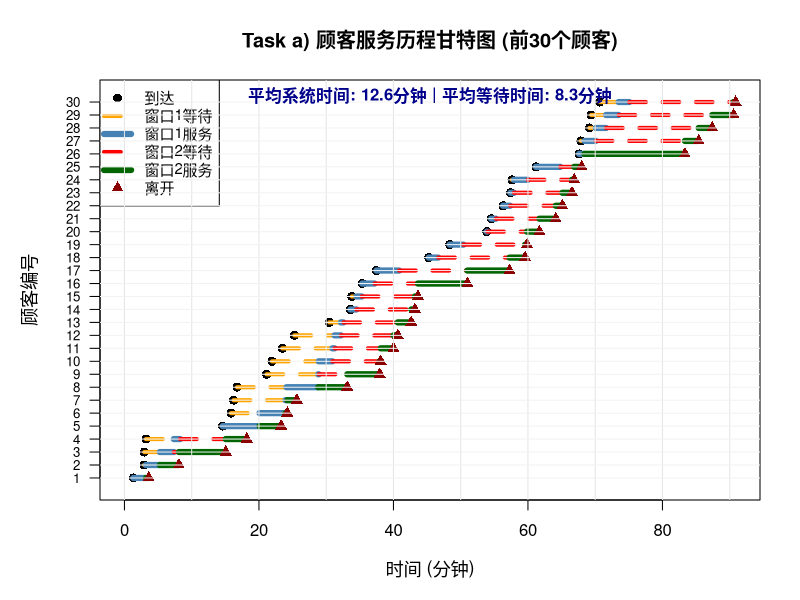
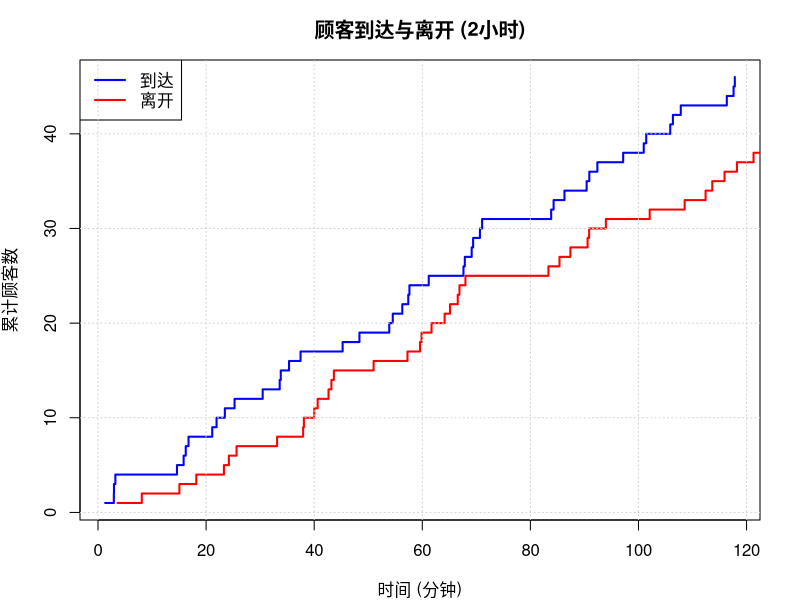
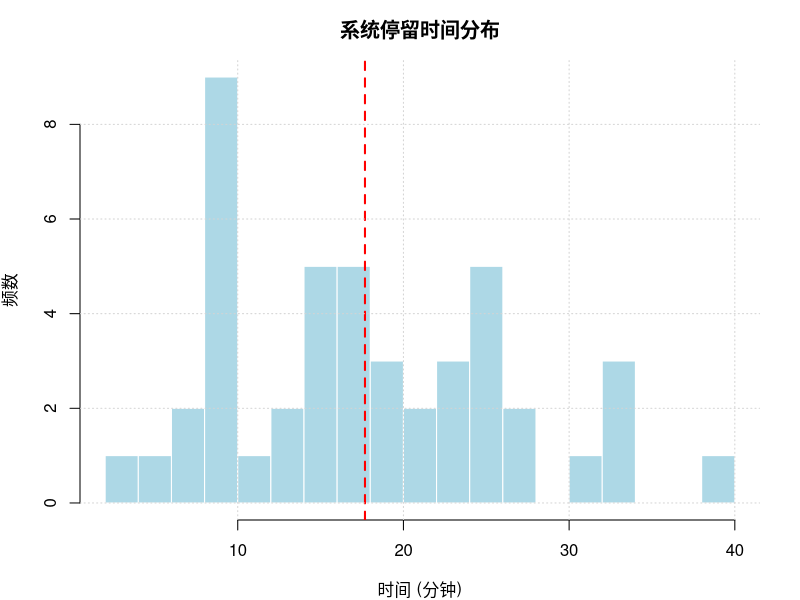
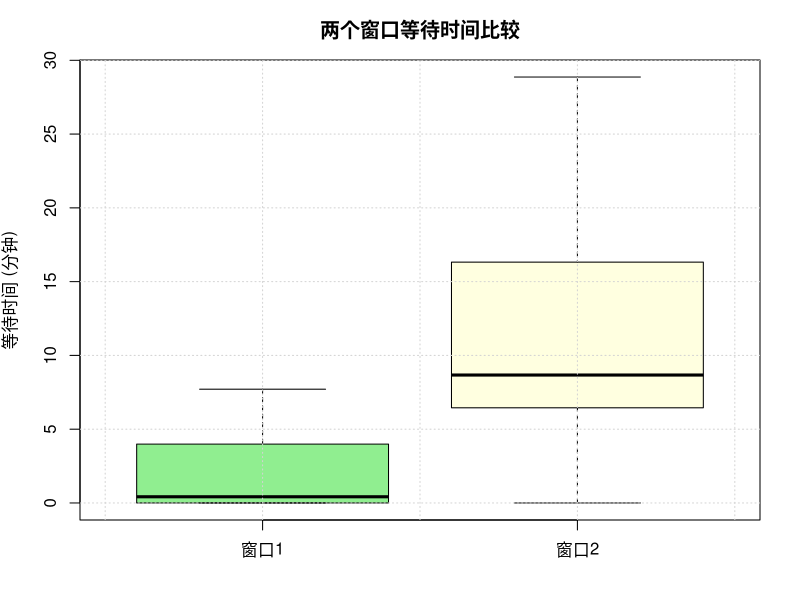
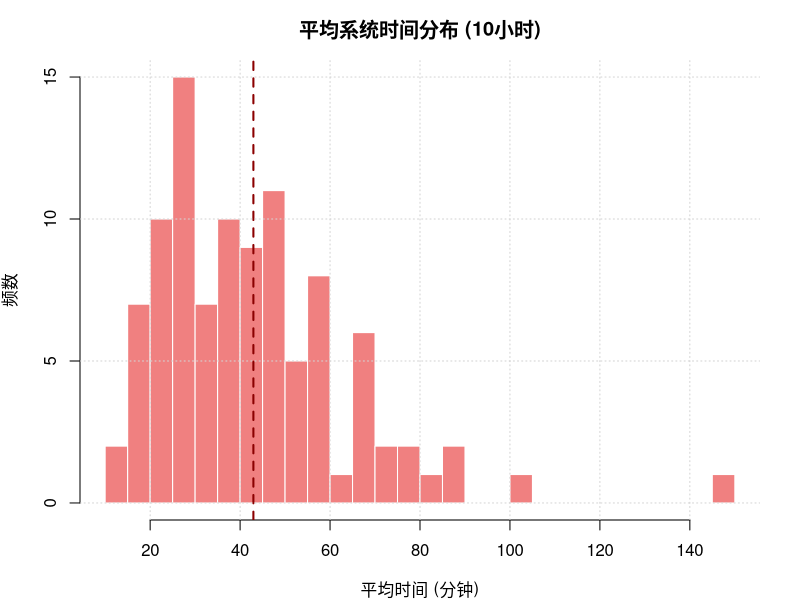
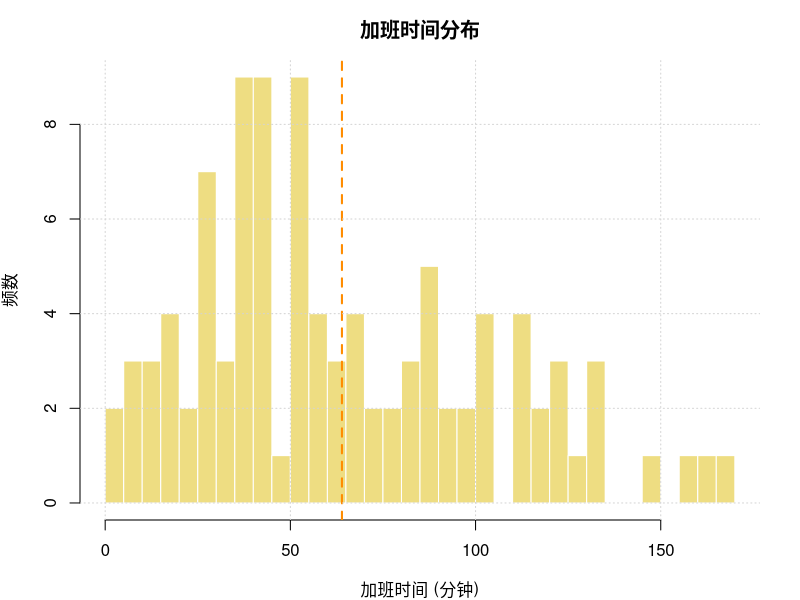
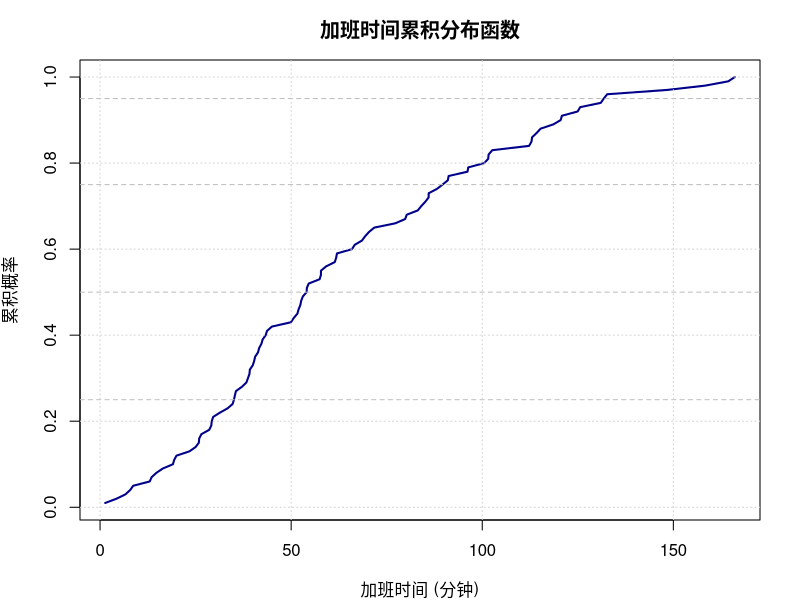
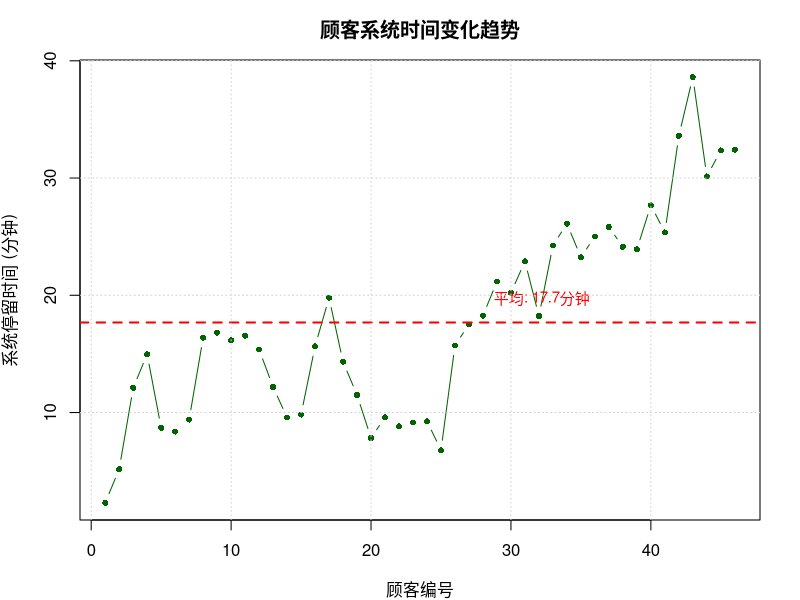

The R source for these figures, in order:
# ==========================================
# 麦当劳排队系统模拟 - 事件驱动模拟法
# Event-Driven Simulation Approach
# ==========================================

# 系统参数
LAMBDA <- 21          # 到达率：每小时21人
MU1 <- 1/0.03         # 服务窗口服务率：每小时33.33人
MU2 <- 1/0.05         # 取餐窗口服务率：每小时20人
OPENING_HOURS <- 10   # 营业时长：10小时

set.seed(2025)

cat("\n")
cat(paste(rep("=", 80), collapse = ""), "\n")
cat("       麦当劳排队系统模拟 - 事件驱动法\n")
cat("   Event-Driven Simulation (Game Engine Style)\n")
cat(paste(rep("=", 80), collapse = ""), "\n\n")

cat("系统参数:\n")
cat(sprintf("  - 顾客到达率: %.0f 人/小时\n", LAMBDA))
cat(sprintf("  - 服务窗口服务率: %.2f 人/小时\n", MU1))
cat(sprintf("  - 取餐窗口服务率: %.2f 人/小时\n", MU2))
cat(sprintf("  - 营业时间: %d 小时\n\n", OPENING_HOURS))

# ==========================================
# 核心函数：事件驱动模拟
# ==========================================
#' 事件驱动模拟麦当劳排队系统
#' 
#' @param sim_time 模拟时长（小时）
#' @param lambda 顾客到达率（人/小时）
#' @param mu1 服务窗口服务率（人/小时）
#' @param mu2 取餐窗口服务率（人/小时）
#' @param verbose 是否输出详细日志
#' @return 顾客记录数据框
simulate_event_driven <- function(sim_time, lambda = LAMBDA, mu1 = MU1, mu2 = MU2, 
                                  verbose = FALSE) {
  
  # ==================== 初始化变量 ====================
  t <- 0                    # 仿真时钟
  n1 <- 0                   # 窗口1排队人数
  n2 <- 0                   # 窗口2排队人数
  server1_busy <- FALSE     # 窗口1状态 (FALSE=空闲, TRUE=忙碌)
  server2_busy <- FALSE     # 窗口2状态
  
  # 事件时间表
  t_arrival <- rexp(1, lambda)  # 第一位顾客到达时间
  t_dep1 <- Inf                 # 窗口1完成时间（初始无穷大）
  t_dep2 <- Inf                 # 窗口2完成时间
  
  # 数据存储
  data_records <- data.frame(
    customer_id = integer(),
    arrival_time = numeric(),
    server1_start = numeric(),
    server1_end = numeric(),
    server2_start = numeric(),
    server2_end = numeric()
  )
  
  # 辅助变量
  customer_count <- 1           # 顾客ID计数器
  current_customer_s1 <- 0      # 当前在窗口1的顾客ID
  current_customer_s2 <- 0      # 当前在窗口2的顾客ID
  queue1_ids <- c()             # 窗口1队列
  queue2_ids <- c()             # 窗口2队列
  
  # 记录每个顾客的详细信息
  customer_info <- list()
  
  event_count <- 0              # 事件计数器
  
  if (verbose) {
    cat("\n========== 开始事件驱动模拟 ==========\n")
    cat(sprintf("模拟时长: %.2f 小时\n\n", sim_time))
  }
  
  # ==================== 主事件循环 ====================
  # 游戏引擎式循环：每次处理一个事件（一帧）
  while (TRUE) {
    
    # 关键逻辑：处理关门
    # 营业时间结束后不再接受新顾客
    if (t_arrival > sim_time) {
      t_arrival <- Inf
    }
    
    # 确定下一个事件类型和时间
    next_event_time <- min(t_arrival, t_dep1, t_dep2)
    
    # 终止条件：所有事件都处理完，且系统中无顾客
    if (next_event_time == Inf) {
      if (verbose) cat("\n所有事件处理完毕，系统清空\n")
      break
    }
    
    # 推进仿真时钟（游戏引擎的"一帧"）
    t <- next_event_time
    event_count <- event_count + 1
    
    # ========================================
    # 事件类型1: 顾客到达 (Arrival Event)
    # ========================================
    if (t == t_arrival) {
      
      if (verbose && customer_count <= 10) {
        cat(sprintf("[Frame %d] 时刻 %.4f: 顾客 #%d 到达\n", 
                    event_count, t, customer_count))
      }
      
      # 创建新顾客记录
      customer_info[[customer_count]] <- list(
        id = customer_count,
        arrival_time = t,
        server1_start = NA,
        server1_end = NA,
        server2_start = NA,
        server2_end = NA
      )
      
      # 检查窗口1状态
      if (!server1_busy) {
        # 窗口1空闲，直接开始服务
        server1_busy <- TRUE
        current_customer_s1 <- customer_count
        customer_info[[customer_count]]$server1_start <- t
        
        # 生成服务完成时间
        service_time <- rexp(1, mu1)
        t_dep1 <- t + service_time
        
        if (verbose && customer_count <= 10) {
          cat(sprintf("         → 进入窗口1服务，预计 %.4f 小时后完成\n", service_time))
        }
      } else {
        # 窗口1忙碌，加入队列
        n1 <- n1 + 1
        queue1_ids <- c(queue1_ids, customer_count)
        
        if (verbose && customer_count <= 10) {
          cat(sprintf("         → 窗口1忙碌，排队等待（队列长度: %d）\n", n1))
        }
      }
      
      # 生成下一个顾客到达时间
      customer_count <- customer_count + 1
      t_arrival <- t + rexp(1, lambda)
    }
    
    # ========================================
    # 事件类型2: 窗口1服务完成 (Departure 1)
    # ========================================
    else if (t == t_dep1) {
      
      finished_customer <- current_customer_s1
      customer_info[[finished_customer]]$server1_end <- t
      
      if (verbose && finished_customer <= 10) {
        cat(sprintf("[Frame %d] 时刻 %.4f: 顾客 #%d 完成窗口1服务\n", 
                    event_count, t, finished_customer))
      }
      
      # 该顾客前往窗口2
      if (!server2_busy) {
        # 窗口2空闲，直接开始服务
        server2_busy <- TRUE
        current_customer_s2 <- finished_customer
        customer_info[[finished_customer]]$server2_start <- t
        
        service_time <- rexp(1, mu2)
        t_dep2 <- t + service_time
        
        if (verbose && finished_customer <= 10) {
          cat(sprintf("         → 进入窗口2服务，预计 %.4f 小时后完成\n", service_time))
        }
      } else {
        # 窗口2忙碌，加入队列
        n2 <- n2 + 1
        queue2_ids <- c(queue2_ids, finished_customer)
        
        if (verbose && finished_customer <= 10) {
          cat(sprintf("         → 窗口2忙碌，排队等待（队列长度: %d）\n", n2))
        }
      }
      
      # 处理窗口1的下一个顾客
      if (n1 > 0) {
        # 队列中有人，继续服务
        n1 <- n1 - 1
        current_customer_s1 <- queue1_ids[1]
        queue1_ids <- queue1_ids[-1]
        
        customer_info[[current_customer_s1]]$server1_start <- t
        service_time <- rexp(1, mu1)
        t_dep1 <- t + service_time
        
        if (verbose && current_customer_s1 <= 10) {
          cat(sprintf("         → 顾客 #%d 开始窗口1服务\n", current_customer_s1))
        }
      } else {
        # 队列空，窗口1变为空闲
        server1_busy <- FALSE
        t_dep1 <- Inf
        
        if (verbose && finished_customer <= 10) {
          cat("         → 窗口1变为空闲\n")
        }
      }
    }
    
    # ========================================
    # 事件类型3: 窗口2服务完成，顾客离开系统 (Departure 2)
    # ========================================
    else if (t == t_dep2) {
      
      finished_customer <- current_customer_s2
      customer_info[[finished_customer]]$server2_end <- t
      
      if (verbose && finished_customer <= 10) {
        cat(sprintf("[Frame %d] 时刻 %.4f: 顾客 #%d 完成窗口2服务，离开系统\n", 
                    event_count, t, finished_customer))
        
        # 计算该顾客的系统时间
        total_time <- t - customer_info[[finished_customer]]$arrival_time
        cat(sprintf("         → 总系统时间: %.4f 小时 (%.2f 分钟)\n", 
                    total_time, total_time * 60))
      }
      
      # 处理窗口2的下一个顾客
      if (n2 > 0) {
        # 队列中有人，继续服务
        n2 <- n2 - 1
        current_customer_s2 <- queue2_ids[1]
        queue2_ids <- queue2_ids[-1]
        
        customer_info[[current_customer_s2]]$server2_start <- t
        service_time <- rexp(1, mu2)
        t_dep2 <- t + service_time
        
        if (verbose && current_customer_s2 <= 10) {
          cat(sprintf("         → 顾客 #%d 开始窗口2服务\n", current_customer_s2))
        }
      } else {
        # 队列空，窗口2变为空闲
        server2_busy <- FALSE
        t_dep2 <- Inf
        
        if (verbose && finished_customer <= 10) {
          cat("         → 窗口2变为空闲\n")
        }
      }
    }
  }
  
  # ==================== 整理输出数据 ====================
  if (verbose) {
    cat("\n========== 模拟结束 ==========\n")
    cat(sprintf("总事件数: %d\n", event_count))
    cat(sprintf("总顾客数: %d\n", length(customer_info)))
    cat(sprintf("最终时刻: %.4f 小时\n", t))
  }
  
  # 转换为数据框
  for (i in seq_along(customer_info)) {
    info <- customer_info[[i]]
    data_records <- rbind(data_records, data.frame(
      customer_id = info$id,
      arrival_time = info$arrival_time,
      server1_start = info$server1_start,
      server1_end = info$server1_end,
      server2_start = info$server2_start,
      server2_end = info$server2_end
    ))
  }
  
  # 计算额外指标
  data_records$server1_wait <- data_records$server1_start - data_records$arrival_time
  data_records$server1_service <- data_records$server1_end - data_records$server1_start
  data_records$server2_wait <- data_records$server2_start - data_records$server1_end
  data_records$server2_service <- data_records$server2_end - data_records$server2_start
  data_records$total_time_in_system <- data_records$server2_end - data_records$arrival_time
  data_records$total_wait_time <- data_records$server1_wait + data_records$server2_wait
  
  return(data_records)
}

# ==========================================
# Task a) 模拟2小时运营
# ==========================================
cat(paste(rep("=", 80), collapse = ""), "\n")
cat("Task a) 模拟2小时运营（事件驱动法）\n")
cat(paste(rep("=", 80), collapse = ""), "\n\n")

results_2hr <- simulate_event_driven(sim_time = 2, verbose = TRUE)

cat("\n\n2小时运营统计:\n")
cat(paste(rep("-", 80), collapse = ""), "\n")
cat(sprintf("总顾客数: %d 人\n", nrow(results_2hr)))
cat(sprintf("平均系统停留时间: %.2f 分钟\n", mean(results_2hr$total_time_in_system) * 60))
cat(sprintf("平均等待时间: %.2f 分钟\n", mean(results_2hr$total_wait_time) * 60))
cat(sprintf("  - 窗口1平均等待: %.2f 分钟\n", mean(results_2hr$server1_wait) * 60))
cat(sprintf("  - 窗口2平均等待: %.2f 分钟\n", mean(results_2hr$server2_wait) * 60))
cat(sprintf("最后顾客离开时间: %.2f 小时\n", max(results_2hr$server2_end)))

# 显示前10个顾客详情
cat("\n前10个顾客详细记录:\n")
cat(paste(rep("-", 120), collapse = ""), "\n")
cat(sprintf("%-6s %-10s %-12s %-12s %-12s %-12s %-15s\n",
            "顾客", "到达", "窗口1开始", "窗口1结束", "窗口2开始", "窗口2结束", "系统时间"))
cat(sprintf("%-6s %-10s %-12s %-12s %-12s %-12s %-15s\n",
            "ID", "(分钟)", "(分钟)", "(分钟)", "(分钟)", "(分钟)", "(分钟)"))
cat(paste(rep("-", 120), collapse = ""), "\n")

n_display <- min(10, nrow(results_2hr))
for (i in 1:n_display) {
  row <- results_2hr[i, ]
  cat(sprintf("%-6d %-10.2f %-12.2f %-12.2f %-12.2f %-12.2f %-15.2f\n",
              row$customer_id,
              row$arrival_time * 60,
              row$server1_start * 60,
              row$server1_end * 60,
              row$server2_start * 60,
              row$server2_end * 60,
              row$total_time_in_system * 60))
}
cat(paste(rep("-", 120), collapse = ""), "\n\n")

# 保存结果
write.csv(results_2hr, "event_driven_2hr_results.csv", row.names = FALSE)
cat("✓ 2小时详细结果已保存至: event_driven_2hr_results.csv\n\n")

# ==========================================
# Task b) 估计10小时内顾客平均系统时间
# ==========================================
cat(paste(rep("=", 80), collapse = ""), "\n")
cat("Task b) 估计10小时内顾客平均系统时间（事件驱动法）\n")
cat(paste(rep("=", 80), collapse = ""), "\n\n")

N_SIMULATIONS <- 100
cat(sprintf("运行 %d 次独立模拟...\n", N_SIMULATIONS))

avg_system_times <- numeric(N_SIMULATIONS)
pb <- txtProgressBar(min = 0, max = N_SIMULATIONS, style = 3)

for (i in 1:N_SIMULATIONS) {
  results <- simulate_event_driven(sim_time = 10, verbose = FALSE)
  avg_system_times[i] <- mean(results$total_time_in_system)
  setTxtProgressBar(pb, i)
}
close(pb)

mean_time <- mean(avg_system_times)
sd_time <- sd(avg_system_times)
se_time <- sd_time / sqrt(N_SIMULATIONS)
ci_lower <- mean_time - 1.96 * se_time
ci_upper <- mean_time + 1.96 * se_time

cat("\n\n10小时模拟结果:\n")
cat(paste(rep("-", 80), collapse = ""), "\n")
cat(sprintf("顾客平均系统停留时间:\n"))
cat(sprintf("  - 估计值: %.4f 小时 (%.2f 分钟)\n", mean_time, mean_time * 60))
cat(sprintf("  - 标准差: %.4f 小时\n", sd_time))
cat(sprintf("  - 95%% 置信区间: [%.4f, %.4f] 小时\n", ci_lower, ci_upper))
cat(sprintf("  - 95%% 置信区间: [%.2f, %.2f] 分钟\n\n", ci_lower * 60, ci_upper * 60))

# ==========================================
# Task c) 估计加班时间
# ==========================================
cat(paste(rep("=", 80), collapse = ""), "\n")
cat("Task c) 估计加班时间（事件驱动法）\n")
cat(paste(rep("=", 80), collapse = ""), "\n\n")

cat(sprintf("营业时间设定: 10:00 AM - 8:00 PM (共 %d 小时)\n", OPENING_HOURS))
cat("规则: 8:00 PM后不接受新顾客，但要服务完所有在场顾客\n\n")

N_SIMULATIONS_OT <- 100
cat(sprintf("运行 %d 次独立模拟...\n", N_SIMULATIONS_OT))

overtime_hours <- numeric(N_SIMULATIONS_OT)
pb <- txtProgressBar(min = 0, max = N_SIMULATIONS_OT, style = 3)

for (i in 1:N_SIMULATIONS_OT) {
  results <- simulate_event_driven(sim_time = OPENING_HOURS, verbose = FALSE)
  last_departure <- max(results$server2_end)
  overtime_hours[i] <- max(0, last_departure - OPENING_HOURS)
  setTxtProgressBar(pb, i)
}
close(pb)

mean_overtime <- mean(overtime_hours)
sd_overtime <- sd(overtime_hours)
median_overtime <- median(overtime_hours)
q25_overtime <- quantile(overtime_hours, 0.25)
q75_overtime <- quantile(overtime_hours, 0.75)
q95_overtime <- quantile(overtime_hours, 0.95)

cat("\n\n加班时间估计:\n")
cat(paste(rep("-", 80), collapse = ""), "\n")
cat(sprintf("平均加班时间: %.4f 小时 (%.2f 分钟)\n", mean_overtime, mean_overtime * 60))
cat(sprintf("中位数: %.4f 小时 (%.2f 分钟)\n", median_overtime, median_overtime * 60))
cat(sprintf("标准差: %.4f 小时\n", sd_overtime))
cat(sprintf("\n百分位数:\n"))
cat(sprintf("  - 25%% 分位数: %.2f 分钟\n", q25_overtime * 60))
cat(sprintf("  - 75%% 分位数: %.2f 分钟\n", q75_overtime * 60))
cat(sprintf("  - 95%% 分位数: %.2f 分钟\n", q95_overtime * 60))
cat(sprintf("\n极值:\n"))
cat(sprintf("  - 最大加班时间: %.2f 分钟\n", max(overtime_hours) * 60))
cat(sprintf("  - 最小加班时间: %.2f 分钟\n\n", min(overtime_hours) * 60))

prob_no_overtime <- sum(overtime_hours == 0) / N_SIMULATIONS_OT
cat(sprintf("不需要加班的概率: %.2f%%\n", prob_no_overtime * 100))
cat(sprintf("需要加班的概率: %.2f%%\n\n", (1 - prob_no_overtime) * 100))

# ==========================================
# 可视化
# ==========================================
cat(paste(rep("=", 80), collapse = ""), "\n")
cat("生成可视化图表...\n")
cat(paste(rep("=", 80), collapse = ""), "\n\n")

# 先生成详细的顾客历程甘特图
png("task_a_customer_timeline.png", width = 1600, height = 1400, res = 100)
par(mfrow = c(1, 1), mar = c(5, 5, 4, 2))

# 选择前30个顾客进行可视化
n_display_gantt <- min(30, nrow(results_2hr))
display_data <- results_2hr[1:n_display_gantt, ]

# 创建空白画布
plot(NULL, xlim = c(0, max(display_data$server2_end) * 60), 
     ylim = c(0.5, n_display_gantt + 0.5),
     xlab = "时间 (分钟)", ylab = "顾客编号",
     main = "Task a) 顾客服务历程甘特图 (前30个顾客)",
     yaxt = "n", cex.main = 1.2, cex.lab = 1.1)

# 添加y轴标签
axis(2, at = 1:n_display_gantt, labels = 1:n_display_gantt, las = 1, cex.axis = 0.8)

# 为每个顾客绘制时间线
for (i in 1:n_display_gantt) {
  customer <- display_data[i, ]
  y_pos <- i
  
  # 到达时间（点标记）
  points(customer$arrival_time * 60, y_pos, pch = 16, col = "black", cex = 1.2)
  
  # 窗口1等待时间（橙色虚线）
  if (customer$server1_wait > 0) {
    segments(customer$arrival_time * 60, y_pos,
             customer$server1_start * 60, y_pos,
             col = "orange", lwd = 4, lty = 2)
  }
  
  # 窗口1服务时间（蓝色实线）
  segments(customer$server1_start * 60, y_pos,
           customer$server1_end * 60, y_pos,
           col = "steelblue", lwd = 6)
  
  # 窗口2等待时间（红色虚线）
  if (customer$server2_wait > 0) {
    segments(customer$server1_end * 60, y_pos,
             customer$server2_start * 60, y_pos,
             col = "red", lwd = 4, lty = 2)
  }
  
  # 窗口2服务时间（绿色实线）
  segments(customer$server2_start * 60, y_pos,
           customer$server2_end * 60, y_pos,
           col = "darkgreen", lwd = 6)
  
  # 离开时间（点标记）
  points(customer$server2_end * 60, y_pos, pch = 17, col = "darkred", cex = 1.2)
}

# 添加图例
legend("topleft", 
       legend = c("到达", "窗口1等待", "窗口1服务", 
                  "窗口2等待", "窗口2服务", "离开"),
       col = c("black", "orange", "steelblue", "red", "darkgreen", "darkred"),
       lty = c(NA, 2, 1, 2, 1, NA),
       pch = c(16, NA, NA, NA, NA, 17),
       lwd = c(NA, 4, 6, 4, 6, NA),
       pt.cex = c(1.2, NA, NA, NA, NA, 1.2),
       cex = 0.9, bg = "white")

# 添加网格
abline(v = seq(0, max(display_data$server2_end) * 60, by = 10), 
       col = "gray90", lty = 1)
abline(h = 1:n_display_gantt, col = "gray95", lty = 1)

# 添加统计信息
text(max(display_data$server2_end) * 60 * 0.5, n_display_gantt + 0.5,
     sprintf("平均系统时间: %.1f分钟 | 平均等待时间: %.1f分钟",
             mean(display_data$total_time_in_system * 60),
             mean(display_data$total_wait_time * 60)),
     cex = 1.0, col = "darkblue", font = 2)

dev.off()
cat("✓ Task a 顾客历程甘特图已保存至: task_a_customer_timeline.png\n\n")

# 生成单独的图表文件
cat("生成单独图表文件...\n")

# 图1: 顾客到达和离开曲线
png("fig1_arrival_departure.png", width = 800, height = 600, res = 100)
par(mar = c(4, 4, 3, 2))
plot(results_2hr$arrival_time * 60, 1:nrow(results_2hr),
     type = "s", col = "blue", lwd = 2,
     main = "顾客到达与离开 (2小时)",
     xlab = "时间 (分钟)", ylab = "累计顾客数",
     cex.main = 1.2)
lines(results_2hr$server2_end * 60, 1:nrow(results_2hr),
      type = "s", col = "red", lwd = 2)
legend("topleft", legend = c("到达", "离开"),
       col = c("blue", "red"), lwd = 2, cex = 1.0)
grid()
dev.off()

# 图2: 系统停留时间分布
png("fig2_system_time_distribution.png", width = 800, height = 600, res = 100)
par(mar = c(4, 4, 3, 2))
hist(results_2hr$total_time_in_system * 60,
     breaks = 20, col = "lightblue", border = "white",
     main = "系统停留时间分布",
     xlab = "时间 (分钟)", ylab = "频数",
     cex.main = 1.2)
abline(v = mean(results_2hr$total_time_in_system * 60),
       col = "red", lwd = 2, lty = 2)
grid()
dev.off()

# 图3: 等待时间比较
png("fig3_waiting_time_comparison.png", width = 800, height = 600, res = 100)
par(mar = c(4, 4, 3, 2))
boxplot(results_2hr$server1_wait * 60,
        results_2hr$server2_wait * 60,
        names = c("窗口1", "窗口2"),
        col = c("lightgreen", "lightyellow"),
        main = "两个窗口等待时间比较",
        ylab = "等待时间 (分钟)",
        cex.main = 1.2)
grid()
dev.off()

# 图4: Task b - 平均系统时间分布
png("fig4_avg_system_time_10hr.png", width = 800, height = 600, res = 100)
par(mar = c(4, 4, 3, 2))
hist(avg_system_times * 60,
     breaks = 30, col = "lightcoral", border = "white",
     main = "平均系统时间分布 (10小时)",
     xlab = "平均时间 (分钟)", ylab = "频数",
     cex.main = 1.2)
abline(v = mean_time * 60, col = "darkred", lwd = 2, lty = 2)
grid()
dev.off()

# 图5: Task c - 加班时间分布
png("fig5_overtime_distribution.png", width = 800, height = 600, res = 100)
par(mar = c(4, 4, 3, 2))
hist(overtime_hours * 60,
     breaks = 30, col = "lightgoldenrod", border = "white",
     main = "加班时间分布",
     xlab = "加班时间 (分钟)", ylab = "频数",
     cex.main = 1.2)
abline(v = mean_overtime * 60, col = "darkorange", lwd = 2, lty = 2)
grid()
dev.off()

# 图6: 加班时间累积分布
png("fig6_overtime_cdf.png", width = 800, height = 600, res = 100)
par(mar = c(4, 4, 3, 2))
overtime_sorted <- sort(overtime_hours * 60)
plot(overtime_sorted, (1:length(overtime_sorted)) / length(overtime_sorted),
     type = "l", col = "darkblue", lwd = 2,
     main = "加班时间累积分布函数",
     xlab = "加班时间 (分钟)", ylab = "累积概率",
     cex.main = 1.2)
abline(h = c(0.25, 0.5, 0.75, 0.95), col = "gray", lty = 2)
grid()
dev.off()

# 图7: 顾客系统时间趋势图（按到达顺序）
png("plot_7_system_time_trend.png", width = 1000, height = 800, res = 100)
par(mar = c(4, 4, 3, 2))
plot(1:nrow(results_2hr), results_2hr$total_time_in_system * 60,
     type = "b", col = "darkgreen", pch = 16, cex = 0.8,
     main = "顾客系统时间变化趋势",
     xlab = "顾客编号", ylab = "系统停留时间 (分钟)",
     cex.main = 1.2)
abline(h = mean(results_2hr$total_time_in_system * 60), 
       col = "red", lwd = 2, lty = 2)
text(nrow(results_2hr) * 0.7, mean(results_2hr$total_time_in_system * 60) + 2,
     sprintf("平均: %.1f分钟", mean(results_2hr$total_time_in_system * 60)),
     col = "red", cex = 0.9)
grid()
dev.off()

# 图8: 各时间成分堆叠图
png("plot_8_time_components.png", width = 1000, height = 800, res = 100)
par(mar = c(4, 4, 3, 2))
plot(1:nrow(results_2hr), results_2hr$server1_wait * 60,
     type = "l", col = "orange", lwd = 2, ylim = c(0, max(results_2hr$total_time_in_system * 60)),
     main = "顾客时间成分堆叠",
     xlab = "顾客编号", ylab = "时间 (分钟)",
     cex.main = 1.2)
lines(1:nrow(results_2hr), (results_2hr$server1_wait + results_2hr$server1_service) * 60,
      col = "lightblue", lwd = 2)
lines(1:nrow(results_2hr), (results_2hr$server1_wait + results_2hr$server1_service + results_2hr$server2_wait) * 60,
      col = "pink", lwd = 2)
lines(1:nrow(results_2hr), results_2hr$total_time_in_system * 60,
      col = "darkred", lwd = 2)
legend("topleft", 
       legend = c("窗口1等待", "窗口1服务", "窗口2等待", "窗口2服务"),
       col = c("orange", "lightblue", "pink", "darkred"), 
       lwd = 2, cex = 0.8)
grid()
dev.off()

# 图9: 服务时间对比（窗口1 vs 窗口2）
png("plot_9_service_time_comparison.png", width = 800, height = 600, res = 100)
par(mar = c(4, 4, 3, 2))
plot(results_2hr$server1_service * 60, results_2hr$server2_service * 60,
     pch = 16, col = rgb(0, 0, 1, 0.5), cex = 1.2,
     main = "服务时间对比",
     xlab = "窗口1服务时间 (分钟)", ylab = "窗口2服务时间 (分钟)",
     cex.main = 1.2)
abline(v = 1/MU1 * 60, col = "blue", lwd = 2, lty = 2)
abline(h = 1/MU2 * 60, col = "red", lwd = 2, lty = 2)
legend("topright", 
       legend = c("理论均值(窗口1)", "理论均值(窗口2)"),
       col = c("blue", "red"), lwd = 2, lty = 2, cex = 0.8)
grid()
dev.off()

cat("\n=== 所有可视化图表已保存 ===\n")
cat("✓ fig1_arrival_departure.png - 顾客到达与离开曲线\n")
cat("✓ fig2_system_time_distribution.png - 系统停留时间分布\n")
cat("✓ fig3_waiting_time_comparison.png - 两窗口等待时间比较\n")
cat("✓ fig4_avg_system_time_10hr.png - 10小时平均系统时间分布\n")
cat("✓ fig5_overtime_distribution.png - 加班时间分布\n")
cat("✓ fig6_overtime_cdf.png - 加班时间累积分布\n")
cat("✓ plot_7_system_time_trend.png - 系统时间趋势\n")
cat("✓ plot_8_time_components.png - 时间成分堆叠\n")
cat("✓ plot_9_service_time_comparison.png - 服务时间对比\n\n")

# ==========================================
# 保存所有结果
# ==========================================
summary_results <- data.frame(
  Task = c("Task b - 10小时平均系统时间", "Task c - 平均加班时间"),
  Mean_Hours = c(mean_time, mean_overtime),
  Mean_Minutes = c(mean_time * 60, mean_overtime * 60),
  SD_Hours = c(sd_time, sd_overtime),
  Median_Minutes = c(median(avg_system_times) * 60, median_overtime * 60)
)

write.csv(summary_results, "event_driven_summary.csv", row.names = FALSE)
cat("✓ 汇总结果已保存至: event_driven_summary.csv\n\n")

cat(paste(rep("=", 80), collapse = ""), "\n")
cat("事件驱动模拟完成！\n")
cat(paste(rep("=", 80), collapse = ""), "\n\n")

cat("方法说明:\n")
cat("  ✓ 使用游戏引擎式事件循环\n")
cat("  ✓ 每一帧处理一个事件（到达/窗口1完成/窗口2完成）\n")
cat("  ✓ 事件驱动，精确模拟每个顾客的生命周期\n")
cat("  ✓ 自动处理营业时间结束后的服务完成\n\n")

cat("生成的文件:\n")
cat("  1. event_driven_2hr_results.csv - 2小时详细顾客记录\n")
cat("  2. event_driven_summary.csv - 任务汇总结果\n")
cat("  3. task_a_customer_timeline.png - Task a 顾客历程甘特图\n")
cat("  4. plot_1-9 系列图表 - 分项可视化分析\n\n")
